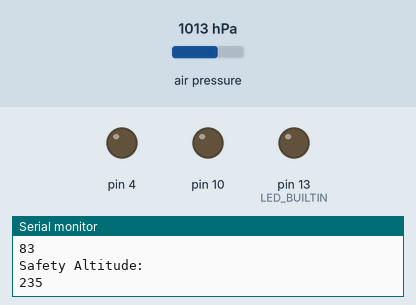
This sketch was run on a simulated Arduino Uno, built with avr-gcc and run on an emulated ATmega328P. Parts: output pins drawn as LEDs (lit = HIGH), the last lines printed to the serial monitor. The test bench sets the inputs (shaded band); at power-on: air pressure 1013 hPa.

Above: at 11.8 s.
11.9 s: air pressure set to 1016 hPa
At 12.7 s:
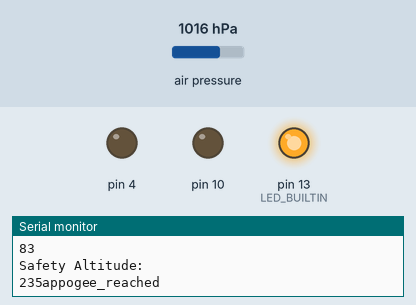
Timing chart, 0 to 16.5 s (numbered marks = the images above; inputs shaded):
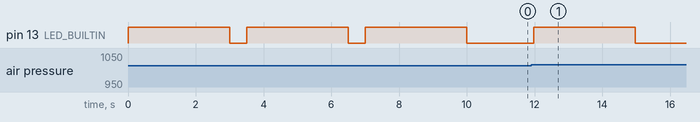

The sketch:

apogeeDetectionTest.ino
```cpp
//////////////////////////////////////////////
// Apogee Detection And Safe Dual-Deployment//
// Pyrotechnic Activation                   //
//                                          //
//      ENGINEERS:                          //
//    Anton Kulinich (M.S. AE)              //
//    Dan Sullivan (B.S. AE)                //
//                                          //
//      DATE:                               //
//    4/13/2022                             //
//                                          //
//      DESCRIPTION:                        //
//   The program is designed to detect the  //
//   pressure and altitude using a BMP280.  //
//   With the altitude detected upon        //
//   program startup, the program will      //
//   determine the minimum safe altitude    //
//   at which the onboard pyrotechnics      //
//   may fire. The pyrotechnics are to be   //
//   fired when (a) apogee is detected      //
//   within 1 meter, (b) the rocket is      //
//   above the minimum safe distance, and   //
//   (c)[main parachute only] when the      //
//   rocket is between the minimum safe     //
//   distance and 100 meters above the      //
//   minimum safe distance.                 //
//                                          //
//       NOTES:                             //
//    Further optimizations are needed.     //
//    Current sketch uses:                  //
//        PROGRAM STORAGE SPACE: 65%        //
//        GLOBAL VARIABLES:      60%        //
//                                          //
//                                          //
//////////////////////////////////////////////


/////////////////////////////////////////////
// Library Declaration                     //
/////////////////////////////////////////////


#include <Adafruit_MPU6050.h>
#include <Adafruit_Sensor.h>
#include <Adafruit_BMP280.h>
#include <SPI.h>
#include <SD.h>
#include <Wire.h>


/////////////////////////////////////////////
// Sensor Declaration                      //
/////////////////////////////////////////////


Adafruit_BMP280 bmp;
Adafruit_MPU6050 mpu;


/////////////////////////////////////////////
// Variable Declaration                    //
/////////////////////////////////////////////


int falling_count;
int current_alt;
int previous_alt;                         /////////////////////////////////////
//////////////////////////////////////////// ADJUST LOCAL PRESSURE LAUNCH DAY//
int local_pressure = 1023.00;             /////////////////////////////////////
int ref_alt;
boolean firstRun = false;
boolean secondRun = false;


/////////////////////////////////////////////
// Single-Run & setup                      //
/////////////////////////////////////////////


void setup() {
  unsigned status1;
  pinMode(LED_BUILTIN, OUTPUT);
  pinMode(4, OUTPUT);
  pinMode(10, OUTPUT);
  poweronblink();
  Serial.begin(115200);
  // put your setup code here, to run once:
  Serial.print(F("beginning apogee detection test"));
  status1 = bmp.begin(0x76);
  if (!status1) {
    Serial.println(F("Could not find a valid BMP280 or MPU sensor"));
    while (1) delay(10);
  }


/////////////////////////////////////////////
// Activate BMP Oversampling               //
/////////////////////////////////////////////


  bmp.setSampling(Adafruit_BMP280::MODE_NORMAL,     /* Operating Mode. */
                  Adafruit_BMP280::SAMPLING_X2,     /* Temp. oversampling */
                  Adafruit_BMP280::SAMPLING_X16,    /* Pressure oversampling */
                  Adafruit_BMP280::FILTER_X16,      /* Filtering. */
                  Adafruit_BMP280::STANDBY_MS_1); /* Standby time. */
  int sum;
  for (byte i = 0; i < 100; i++)
  {
    sum += current_alt;
    current_alt = bmp.readAltitude(local_pressure);
  }
  sum = sum / 100;
  ref_alt = sum;


/////////////////////////////////////////////
// Determine safety altitude from current  //
/////////////////////////////////////////////


  int safedist = 500*(1/3.281);
  int safealt = ref_alt + safedist;

  Serial.println(F("\nReference Altitude Completed:"));
  Serial.print(ref_alt);
  Serial.println(F("\nSafety Altitude:"));
  Serial.print(safealt);
}

/////////////////////////////////////////////
// Repeated Functions placed here          //
/////////////////////////////////////////////


void loop() {
  current_alt = bmp.readAltitude(local_pressure);
  // Serial.println(current_alt);
  apogeeCheck();
  if (firstRun == false)
  {
    apogeeignition();
  }
  if (secondRun == false)
  {
    pyroignition();
  }
  previous_alt = current_alt;
  delay(100);
}


/////////////////////////////////////////////
// Determining when rocket is at apogee    //
/////////////////////////////////////////////


void apogeeCheck() {
  if (current_alt < previous_alt) {
    falling_count++;
    //Serial.print("lower altitude detected");
    //Serial.print("\n");
  } else {
    falling_count = 0;
    //   Serial.println("altitude climbing...");
  }
  if (falling_count == 1) {
    Serial.println(F("appogee_reached"));
  dosh();
  }
}

//////////////////////////////////////////////////
// Activate onboard LED to signal program start //
//////////////////////////////////////////////////


void poweronblink() {
dosh();
dosh();
dosh();
}


/////////////////////////////////////////////
// Apogee pyro                             //
/////////////////////////////////////////////


void apogeeignition() {
  int safedist = 500*(1/3.281);
  int safealt = ref_alt + safedist;

  if (current_alt > safealt && falling_count >= 1) {
    Serial.print(F("Apogee deployment alt:"));
    Serial.print(current_alt);
dash();
dash();
dash();
    firstRun = true;

  }
}


/////////////////////////////////////////////
// Main Parachute Pyro                     //
/////////////////////////////////////////////


void pyroignition() {
  int safedist = 500*(1/3.281);
  int safealt = ref_alt + safedist;

  if (current_alt > safealt && falling_count >= 1 && current_alt < 300) {
    Serial.print(F("2nd deployment alt:"));
    Serial.print(current_alt);
dot();
dot();
dot();
    secondRun = true;
  }
}


/////////////////////////////////////////////
// Reducing memory usage through functions //
/////////////////////////////////////////////
void dot()
{
  digitalWrite(10, HIGH);
  delay(3000);
  digitalWrite(10, LOW);
  delay(250);
}

void dash()
{
  digitalWrite(4,HIGH);
  delay(3000);
  digitalWrite(4,LOW);
  delay(250);
}

void dosh()
{
  digitalWrite(LED_BUILTIN, HIGH);
  delay(3000);
  digitalWrite(LED_BUILTIN, LOW);
  delay(500);
}
```

Measured:
- the behaviour switches between 1013 and 1014 hPa on air pressure (found by bisection; images 0 and 1)
- after the input at 11.9 s, pin 13 (LED_BUILTIN): LOW → HIGH after 0.07 s, → LOW 3.0 s later
